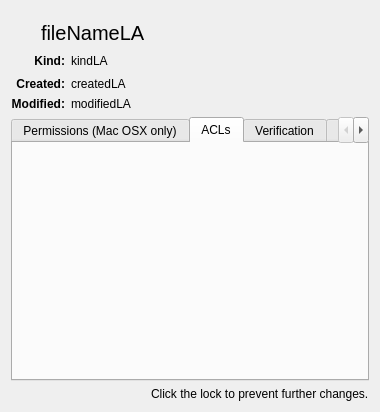
<?xml version="1.0" encoding="UTF-8"?>
<ui version="4.0">
 <class>CGetInfoMainDlg</class>
 <widget class="QWidget" name="CGetInfoMainDlg">
  <property name="geometry">
   <rect>
    <x>0</x>
    <y>0</y>
    <width>380</width>
    <height>412</height>
   </rect>
  </property>
  <property name="minimumSize">
   <size>
    <width>380</width>
    <height>0</height>
   </size>
  </property>
  <property name="windowTitle">
   <string>Get Info...</string>
  </property>
  <layout class="QVBoxLayout" name="verticalLayout">
   <item>
    <spacer name="verticalSpacer">
     <property name="orientation">
      <enum>Qt::Vertical</enum>
     </property>
     <property name="sizeType">
      <enum>QSizePolicy::Fixed</enum>
     </property>
     <property name="sizeHint" stdset="0">
      <size>
       <width>20</width>
       <height>10</height>
      </size>
     </property>
    </spacer>
   </item>
   <item>
    <layout class="QGridLayout">
     <item row="0" column="0">
      <widget class="QLabel" name="iconLA">
       <property name="text">
        <string/>
       </property>
       <property name="pixmap">
        <pixmap>:/IDI_ICON_FILESETFOLDER32</pixmap>
       </property>
       <property name="alignment">
        <set>Qt::AlignRight|Qt::AlignTrailing|Qt::AlignVCenter</set>
       </property>
      </widget>
     </item>
     <item row="0" column="1" colspan="3">
      <widget class="QLabel" name="fileNameLA">
       <property name="font">
        <font>
         <pointsize>15</pointsize>
        </font>
       </property>
       <property name="text">
        <string>fileNameLA</string>
       </property>
      </widget>
     </item>
     <item row="0" column="4" rowspan="2">
      <widget class="QToolButton" name="reservePB">
       <property name="toolTip">
        <string>Reserve</string>
       </property>
       <property name="iconSize">
        <size>
         <width>32</width>
         <height>32</height>
        </size>
       </property>
       <property name="toolButtonStyle">
        <enum>Qt::ToolButtonTextUnderIcon</enum>
       </property>
       <property name="autoRaise">
        <bool>true</bool>
       </property>
      </widget>
     </item>
     <item row="1" column="0" colspan="2">
      <widget class="QLabel" name="label">
       <property name="font">
        <font>
         <weight>75</weight>
         <bold>true</bold>
        </font>
       </property>
       <property name="text">
        <string>Kind:</string>
       </property>
       <property name="alignment">
        <set>Qt::AlignRight|Qt::AlignTrailing|Qt::AlignVCenter</set>
       </property>
      </widget>
     </item>
     <item row="1" column="2">
      <widget class="QLabel" name="kindLA">
       <property name="text">
        <string>kindLA</string>
       </property>
      </widget>
     </item>
     <item row="1" column="3">
      <spacer name="horizontalSpacer">
       <property name="orientation">
        <enum>Qt::Horizontal</enum>
       </property>
       <property name="sizeHint" stdset="0">
        <size>
         <width>40</width>
         <height>20</height>
        </size>
       </property>
      </spacer>
     </item>
     <item row="2" column="0" colspan="2">
      <widget class="QLabel" name="label_2">
       <property name="font">
        <font>
         <weight>75</weight>
         <bold>true</bold>
        </font>
       </property>
       <property name="text">
        <string>Created:</string>
       </property>
       <property name="alignment">
        <set>Qt::AlignRight|Qt::AlignTrailing|Qt::AlignVCenter</set>
       </property>
      </widget>
     </item>
     <item row="2" column="2">
      <widget class="QLabel" name="createdLA">
       <property name="text">
        <string>createdLA</string>
       </property>
      </widget>
     </item>
     <item row="3" column="0" colspan="2">
      <widget class="QLabel" name="label_3">
       <property name="font">
        <font>
         <weight>75</weight>
         <bold>true</bold>
        </font>
       </property>
       <property name="text">
        <string>Modified:</string>
       </property>
       <property name="alignment">
        <set>Qt::AlignRight|Qt::AlignTrailing|Qt::AlignVCenter</set>
       </property>
      </widget>
     </item>
     <item row="3" column="2">
      <widget class="QLabel" name="modifiedLA">
       <property name="text">
        <string>modifiedLA</string>
       </property>
      </widget>
     </item>
    </layout>
   </item>
   <item>
    <widget class="QTabWidget" name="m_MainTab">
     <property name="currentIndex">
      <number>1</number>
     </property>
     <widget class="QWidget" name="permissions">
      <attribute name="title">
       <string>Permissions (Mac OSX only)</string>
      </attribute>
      <layout class="QVBoxLayout">
       <item>
        <widget class="CGetInfoPermDlg" name="permissionsTabWidget">
         <property name="currentIndex">
          <number>0</number>
         </property>
         <widget class="CGetInfoPermModeTab" name="mode">
          <attribute name="title">
           <string>Mode</string>
          </attribute>
         </widget>
         <widget class="CGetInfoPermOwnershipTab" name="ownership">
          <attribute name="title">
           <string>Ownership</string>
          </attribute>
         </widget>
        </widget>
       </item>
      </layout>
     </widget>
     <widget class="CGetInfoACLDlg" name="ACLs">
      <attribute name="title">
       <string>ACLs</string>
      </attribute>
     </widget>
     <widget class="CGetInfoVerifDlg" name="verification">
      <attribute name="title">
       <string>Verification</string>
      </attribute>
     </widget>
     <widget class="CGetInfoExecuteDlg" name="executable">
      <attribute name="title">
       <string>Executable</string>
      </attribute>
     </widget>
     <widget class="CGetInfoFlagsDlg" name="flags">
      <attribute name="title">
       <string>Flags</string>
      </attribute>
     </widget>
    </widget>
   </item>
   <item>
    <layout class="QHBoxLayout" name="horizontalLayout">
     <item>
      <widget class="LockButton" name="lockButton" native="true"/>
     </item>
     <item>
      <widget class="QLabel" name="labelLockButton">
       <property name="text">
        <string>Click the lock to prevent further changes.</string>
       </property>
      </widget>
     </item>
    </layout>
   </item>
  </layout>
 </widget>
 <customwidgets>
  <customwidget>
   <class>CGetInfoVerifDlg</class>
   <extends>QWidget</extends>
   <header>FWAdminLib/GetInfoVerifDlg.h</header>
   <container>1</container>
  </customwidget>
  <customwidget>
   <class>CGetInfoACLDlg</class>
   <extends>QWidget</extends>
   <header>FWAdminLib/GetInfoACLDlg.h</header>
   <container>1</container>
  </customwidget>
  <customwidget>
   <class>CGetInfoExecuteDlg</class>
   <extends>QWidget</extends>
   <header>FWAdminLib/GetInfoExecuteDlg.h</header>
   <container>1</container>
  </customwidget>
  <customwidget>
   <class>CGetInfoFlagsDlg</class>
   <extends>QWidget</extends>
   <header>FWAdminLib/GetInfoFlagsDlg.h</header>
   <container>1</container>
  </customwidget>
  <customwidget>
   <class>CGetInfoPermModeTab</class>
   <extends>QWidget</extends>
   <header>FWAdminLib/GetInfoPermModeTab.h</header>
   <container>1</container>
  </customwidget>
  <customwidget>
   <class>CGetInfoPermOwnershipTab</class>
   <extends>QWidget</extends>
   <header>FWAdminLib/GetInfoPermOwnershipTab.h</header>
   <container>1</container>
  </customwidget>
  <customwidget>
   <class>CGetInfoPermDlg</class>
   <extends>QTabWidget</extends>
   <header>FWAdminLib/GetInfoPermDlg.h</header>
   <container>1</container>
  </customwidget>
  <customwidget>
   <class>LockButton</class>
   <extends>QWidget</extends>
   <header>FileWaveGuiLib/lockbutton/lockbutton.h</header>
   <container>1</container>
  </customwidget>
 </customwidgets>
 <resources>
  <include location="../FileWaveGuiLib/GuiLib.qrc"/>
 </resources>
 <connections/>
</ui>
